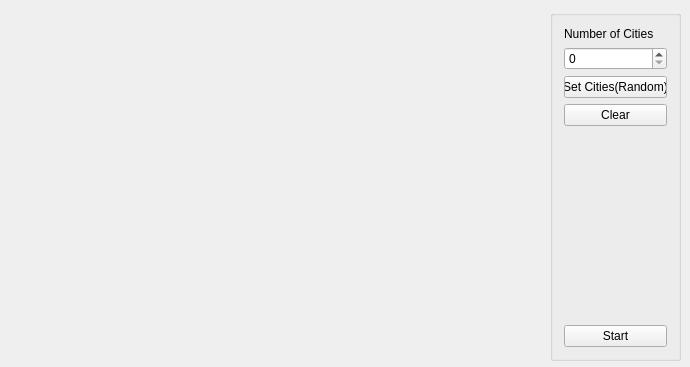
<?xml version="1.0" encoding="UTF-8"?>
<ui version="4.0">
 <class>MainWindow</class>
 <widget class="QMainWindow" name="MainWindow">
  <property name="geometry">
   <rect>
    <x>0</x>
    <y>0</y>
    <width>690</width>
    <height>367</height>
   </rect>
  </property>
  <property name="windowTitle">
   <string>MainWindow</string>
  </property>
  <widget class="QWidget" name="centralWidget">
   <widget class="QGroupBox" name="groupBox">
    <property name="geometry">
     <rect>
      <x>550</x>
      <y>10</y>
      <width>131</width>
      <height>351</height>
     </rect>
    </property>
    <property name="title">
     <string/>
    </property>
    <layout class="QVBoxLayout" name="verticalLayout">
     <item>
      <widget class="QLabel" name="label">
       <property name="sizePolicy">
        <sizepolicy hsizetype="Maximum" vsizetype="Maximum">
         <horstretch>0</horstretch>
         <verstretch>0</verstretch>
        </sizepolicy>
       </property>
       <property name="text">
        <string>Number of Cities</string>
       </property>
      </widget>
     </item>
     <item>
      <widget class="QSpinBox" name="number_cities"/>
     </item>
     <item>
      <widget class="QPushButton" name="btn_random">
       <property name="sizePolicy">
        <sizepolicy hsizetype="Minimum" vsizetype="Fixed">
         <horstretch>0</horstretch>
         <verstretch>0</verstretch>
        </sizepolicy>
       </property>
       <property name="text">
        <string>Set Cities(Random)</string>
       </property>
      </widget>
     </item>
     <item>
      <widget class="QPushButton" name="btn_clear">
       <property name="text">
        <string>Clear</string>
       </property>
      </widget>
     </item>
     <item>
      <spacer name="verticalSpacer">
       <property name="orientation">
        <enum>Qt::Vertical</enum>
       </property>
       <property name="sizeHint" stdset="0">
        <size>
         <width>20</width>
         <height>40</height>
        </size>
       </property>
      </spacer>
     </item>
     <item>
      <widget class="QPushButton" name="btn_start">
       <property name="text">
        <string>Start</string>
       </property>
      </widget>
     </item>
    </layout>
   </widget>
   <widget class="QCustomPlot" name="plot" native="true">
    <property name="geometry">
     <rect>
      <x>9</x>
      <y>9</y>
      <width>541</width>
      <height>349</height>
     </rect>
    </property>
    <property name="sizePolicy">
     <sizepolicy hsizetype="Minimum" vsizetype="Minimum">
      <horstretch>0</horstretch>
      <verstretch>0</verstretch>
     </sizepolicy>
    </property>
   </widget>
  </widget>
 </widget>
 <layoutdefault spacing="6" margin="11"/>
 <customwidgets>
  <customwidget>
   <class>QCustomPlot</class>
   <extends>QWidget</extends>
   <header>qcustomplot.h</header>
   <container>1</container>
  </customwidget>
 </customwidgets>
 <resources/>
 <connections/>
</ui>
